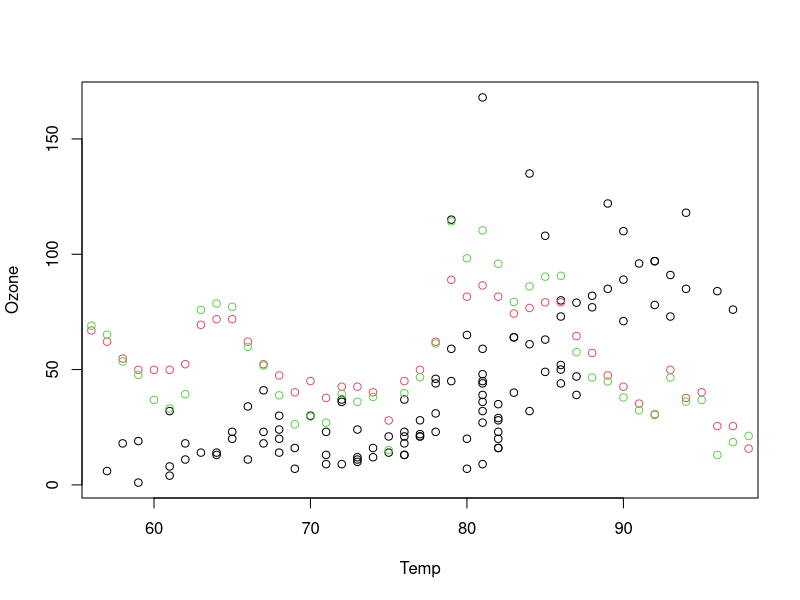

Source code (R):
##########################################################################################
# Cross validation ---------------------------------------------------------------
##########################################################################################
# Daten in Folds einteilen,
# Modell auf alle Folds außer einem fitten, auf ausgelassenen fold predicten und Fehler messen.
# -> Selektion oder Quatifikation der Prediktionsqualität


# Nested cross validation ----------------------------------------------------------
## inner: optimize model for prediction
## outer: optimize hyperparameters (like thresholds)
## there must be two nested loops, and another exclusively reserved testing set for each run of the outer loop.
# { training outer [                  training  inner                     ] [ testing inner ]}    [ testing outer ]

# Data ---------------------------------------------------------------------
AQ <- airquality[complete.cases(airquality),]
n_obs <- nrow(AQ)


# Ten-fold cross validation -----------------------------------------------
n_folds <- 10
squarederror_l <- 0
squarederror_q <- 0

for (i in 1:n_folds) {
  fold <- sample.int(n_folds, size = n_obs, replace = T) #!
  traindata <- AQ[fold != i,]
  testdata <- AQ[fold == i,]

  fit_l <- lm(Ozone ~ Temp, data = traindata)
  fit_q <- lm(Ozone ~ poly(Temp^2, degree = 2) + Solar.R, data = traindata)

  squarederror_l <- squarederror_l + sum((predict(fit_l, newdata = testdata) - testdata$Ozone)^2)
  squarederror_q <- squarederror_q + sum((predict(fit_q, newdata = testdata) - testdata$Ozone)^2)
}

RMSE_l <- sqrt(squarederror_l/n_obs) # Root-mean-square deviation/error. sqrt((mean(res^2)))
RMSE_q <- sqrt(squarederror_q/n_obs) # Root-mean-square deviation/error. sqrt((mean(res^2)))

RMSE_l > RMSE_q


# Leave one out cross validation -----------------------------------------------------------

n_folds <- n_obs #!
squarederror_l <- 0
squarederror_q <- 0

for (i in 1:n_folds) {
  fold <- sample.int(n_folds, size = n_obs, replace = F) #!
  traindata <- AQ[fold != i,]
  testdata <- AQ[fold == i,]

  fit_l <- lm(Ozone ~ Temp, data = traindata)
  fit_q <- lm(Ozone ~ poly(Temp^2, degree = 2) + Solar.R, data = traindata)

  squarederror_l <- squarederror_l + sum((predict(fit_l, newdata = testdata) - testdata$Ozone)^2)
  squarederror_q <- squarederror_q + sum((predict(fit_q, newdata = testdata) - testdata$Ozone)^2)
}

RMSE_l <- sqrt(squarederror_l/n_obs) # Root-mean-square deviation/error. sqrt((mean(res^2)))
RMSE_q <- sqrt(squarederror_q/n_obs) # Root-mean-square deviation/error. sqrt((mean(res^2)))

RMSE_l > RMSE_q

plot(Ozone ~ Temp, data = AQ)
points(predict(fit_l), col = 2)
points(predict(fit_q), col = 3)

# ROC curves ----------------------------------------------------------
# library(pROC)
# ?pROC
